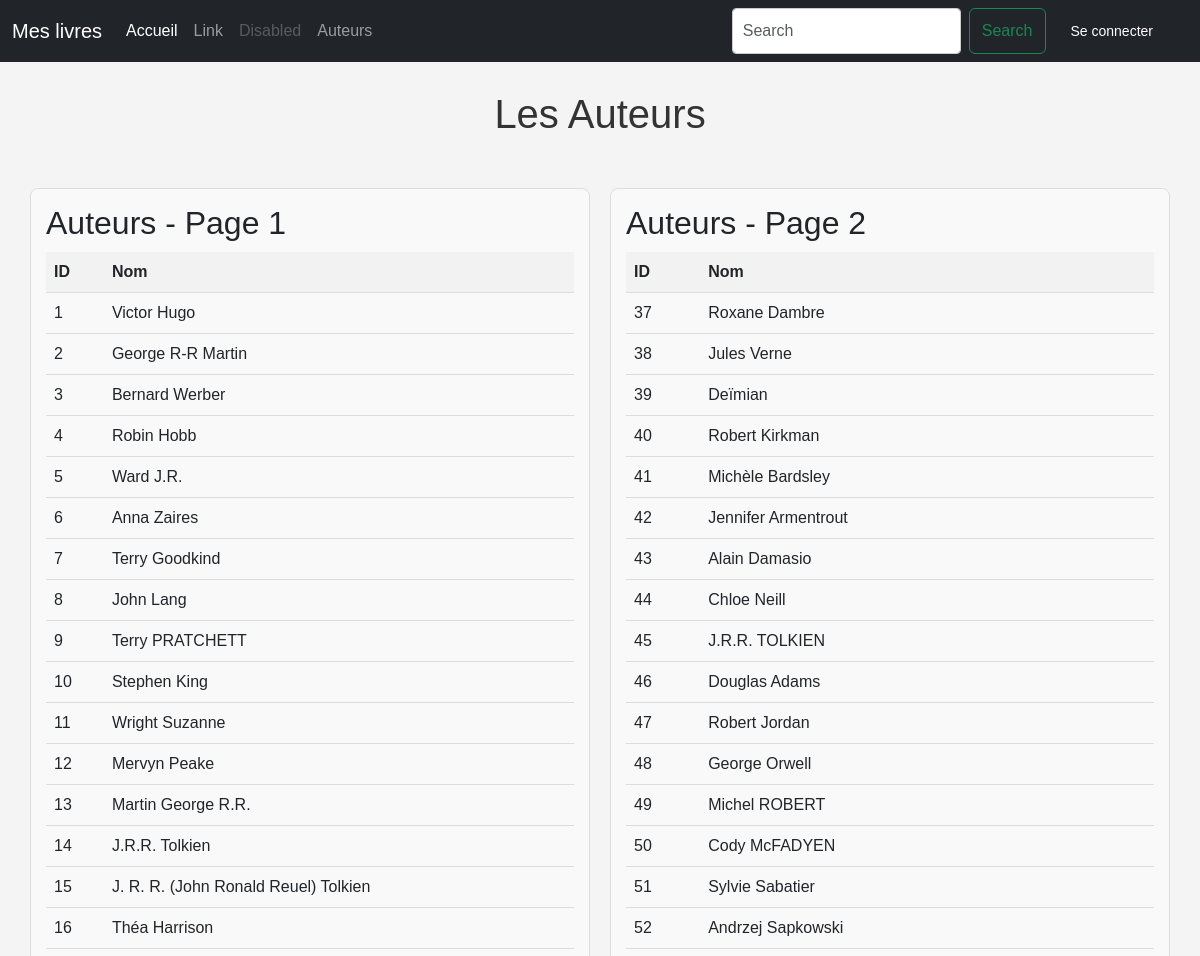
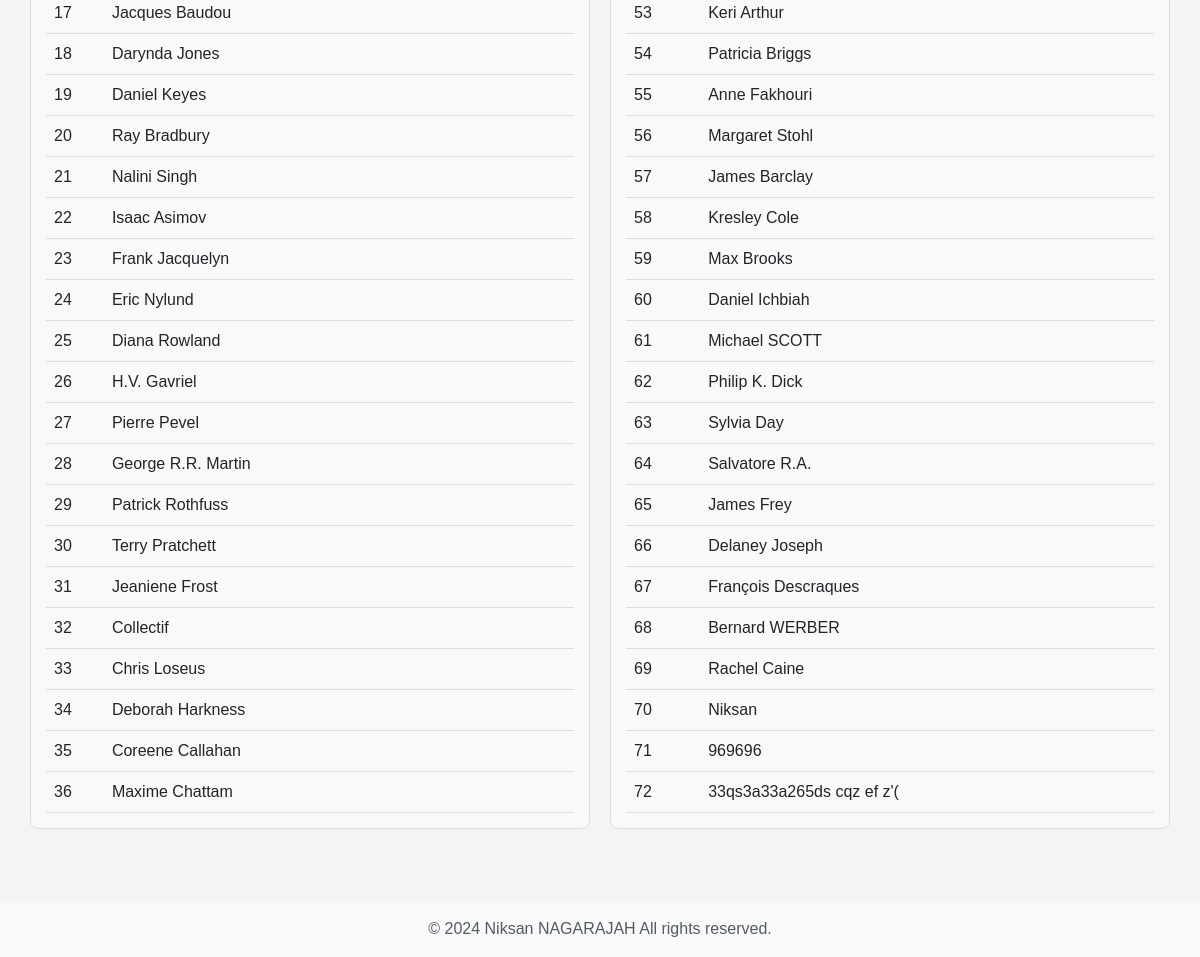
Page /authors on the earlier database version (2 pictures, top to bottom).
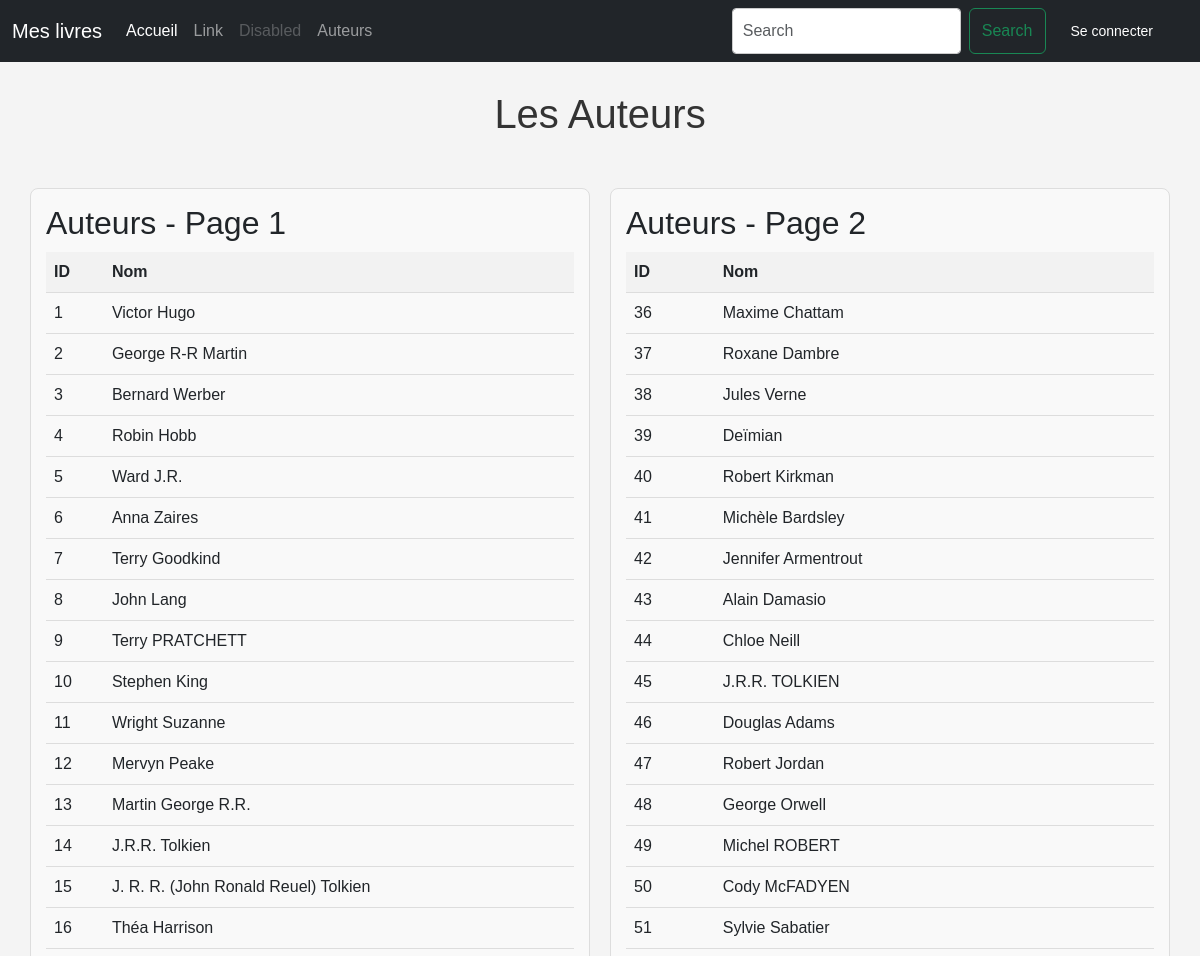
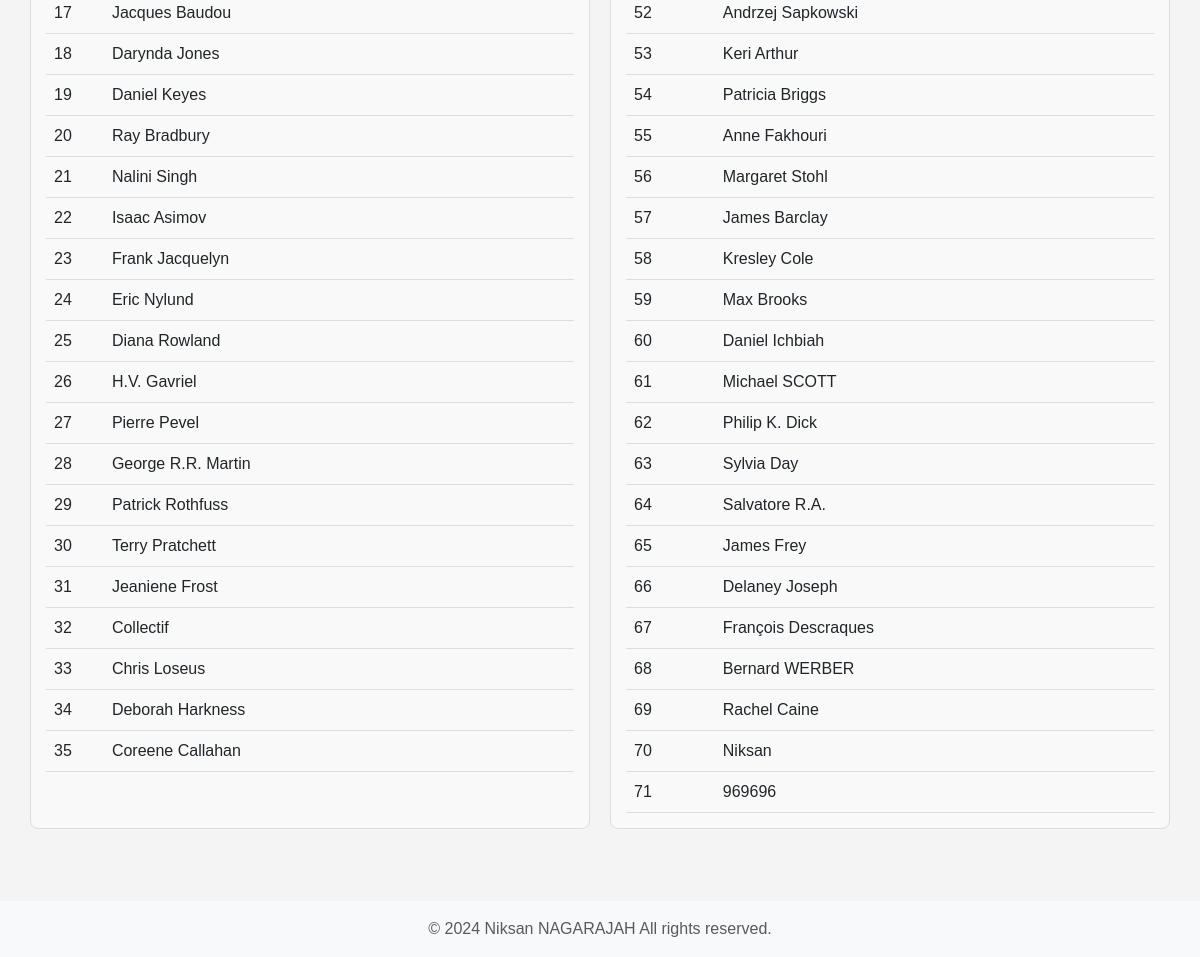
Same page on the later database version (2 pictures, top to bottom).
### bookInfo/models.py (models this page shows, shortened)
class Author(db.Model):
    id = db.Column(db.Integer, primary_key=True)
    name = db.Column(db.String(100))

### bookInfo/views.py (the view)
@app.route("/authors")
def authors():
    return render_template(
        "authors.html",
        authors=get_authors()
        )

### bookInfo/models.py (called while the page is built)
def get_authors():
    return Author.query.all()

### bookInfo/templates/authors.html (shortened to what this page needs)
{% extends "base.html" %}
{% block main %}
<section class="container-title">
    <h1>Les Auteurs</h1>
</section>
<div class="table-container">
    <div class="table-section">
        <h2>Auteurs - Page 1</h2>
        <table>
            <tr>
                <th>ID</th>
                <th>Nom</th>
            </tr>
            {% for x in authors[:(authors|length // 2)] %}
            <tr>
                <td>{{ x.id }}</td>
                <td>{{ x.name }}</td>
            </tr>
            {% endfor %}
        </table>
    </div>
    <div class="table-section">
        <h2>Auteurs - Page 2</h2>
        <table>
            <tr>
                <th>ID</th>
                <th>Nom</th>
            </tr>
            {% for x in authors[(authors|length // 2):] %}
            <tr>
                <td>{{ x.id }}</td>
                <td>{{ x.name }}</td>
            </tr>
            {% endfor %}
        </table>
    </div>
</div>
{% endblock %}

### bookInfo/templates/base.html (shortened to what this page needs)
<!DOCTYPE html>
<html>
    <head>
        {% block head %}
        {% block styles %}
        {{ bootstrap.load_css() }}
        {% endblock %}
        {% endblock %}
        <link rel="stylesheet" href="{{ url_for('static', filename='home.css') }}">
    </head>
    <body>
        <header>
            <nav class="navbar navbar-expand-md navbar-dark fixed-top bg-dark">
                <div class="container-fluid">
                    <a class="navbar-brand" href="{{ url_for('home') }}">Mes livres</a>
                    <div class="collapse navbar-collapse" id="navbarCollapse">
                        <ul class="navbar-nav me-auto mb-2 mb-md-0">
                            <li class="nav-item">
                                <a class="nav-link active" aria-current="page" href="{{ url_for('home') }}">Accueil</a>
                            </li>
                            <li class="nav-item">
                                <a class="nav-link" href="https://github.com/NiksanNagarajah/Flask" target="_blank">Link</a>
                            </li>
                            <li class="nav-item">
                                <a class="nav-link disabled">Disabled</a>
                            </li>
                            <li class="nav-item">
                                <a class="nav-link" href="{{ url_for('authors') }}">Auteurs</a>
                            </li>
                        </ul>
                        <form class="d-flex" role="search">
                            <input class="form-control me-2" type="search" placeholder="Search" aria-label="Search">
                            <button class="btn btn-outline-success" type="submit">Search</button>
                        </form>
                        <ul class="nav navbar-nav navbar-right">
                            {% if current_user.is_authenticated %}
                                <li>
                                    <a>{{ current_user.username }}</a>
                                <li>
                                    <a href="{{ url_for('logout') }}">
                                        <span class="glyphicon glyphicon-log-out" title="Logout"></span> Logout
                                    </a>
                                </li>
                            {% else %}
                                <li>
                                    <a href="{{ url_for('login') }}">
                                         Se connecter
                                    </a>
                                </li>
                            {% endif %}
                        </ul>
                    </div>
                </div>
            </nav>
        </header>
        <main class="flex-shrink-0">
            <div class="container">
            </div>
        </main>
        <footer class="footer mt-auto py-3 bg-light">
            <div class="container">
                <span class="text-muted">© 2024 Niksan NAGARAJAH All rights reserved.</span>
            </div>
        </footer>
        {% block main %}{% endblock %}
    </body>
</html>

### bookInfo/static/home.css (style rules this page uses)
h1 { color: red; }
footer { position: fixed; bottom: 0; width: 100%; text-align: center; }
main > .container { padding: 60px 15px 0; }
.table-container { display: flex; justify-content: space-between; margin: 20px; margin-top: 20px; margin-bottom: 8em; }
.table-section { flex: 1; margin: 0 10px; background-color: #f9f9f9; border: 1px solid #ddd; border-radius: 8px; padding: 15px; }
table { width: 100%; border-collapse: collapse; margin-top: 10px; }
th, td { padding: 8px; text-align: left; border-bottom: 1px solid #ddd; }
th { background-color: #f2f2f2; }
.container-title { display: flex; justify-content: space-around; }
.navbar-right { float: right; margin-right: 20px; }
.navbar-right li { display: inline-block; margin-left: 10px; color: #fff; }
.navbar-right a { color: #fff; text-decoration: none; padding: 10px 15px; border-radius: 4px; transition: background-color 0.3s ease, color 0.3s ease; }
.navbar-right li a { font-size: 14px; }
body { background-color: #f4f4f4; font-family: Arial, sans-serif; }
h1 { text-align: center; margin-bottom: 30px; color: #333; }
.form-control { border: 1px solid #ccc; border-radius: 4px; padding: 10px; width: 100%; transition: border-color 0.3s; }

Differences in the rows shown:
removed Author: id "72", name "33qs3a33a265ds cqz ef z'(", shown under "Auteurs - Page 2"
shown differently, row unchanged: Author "Maxime Chattam": moves from the list under "Auteurs - Page 1" to the list under "Auteurs - Page 2"
